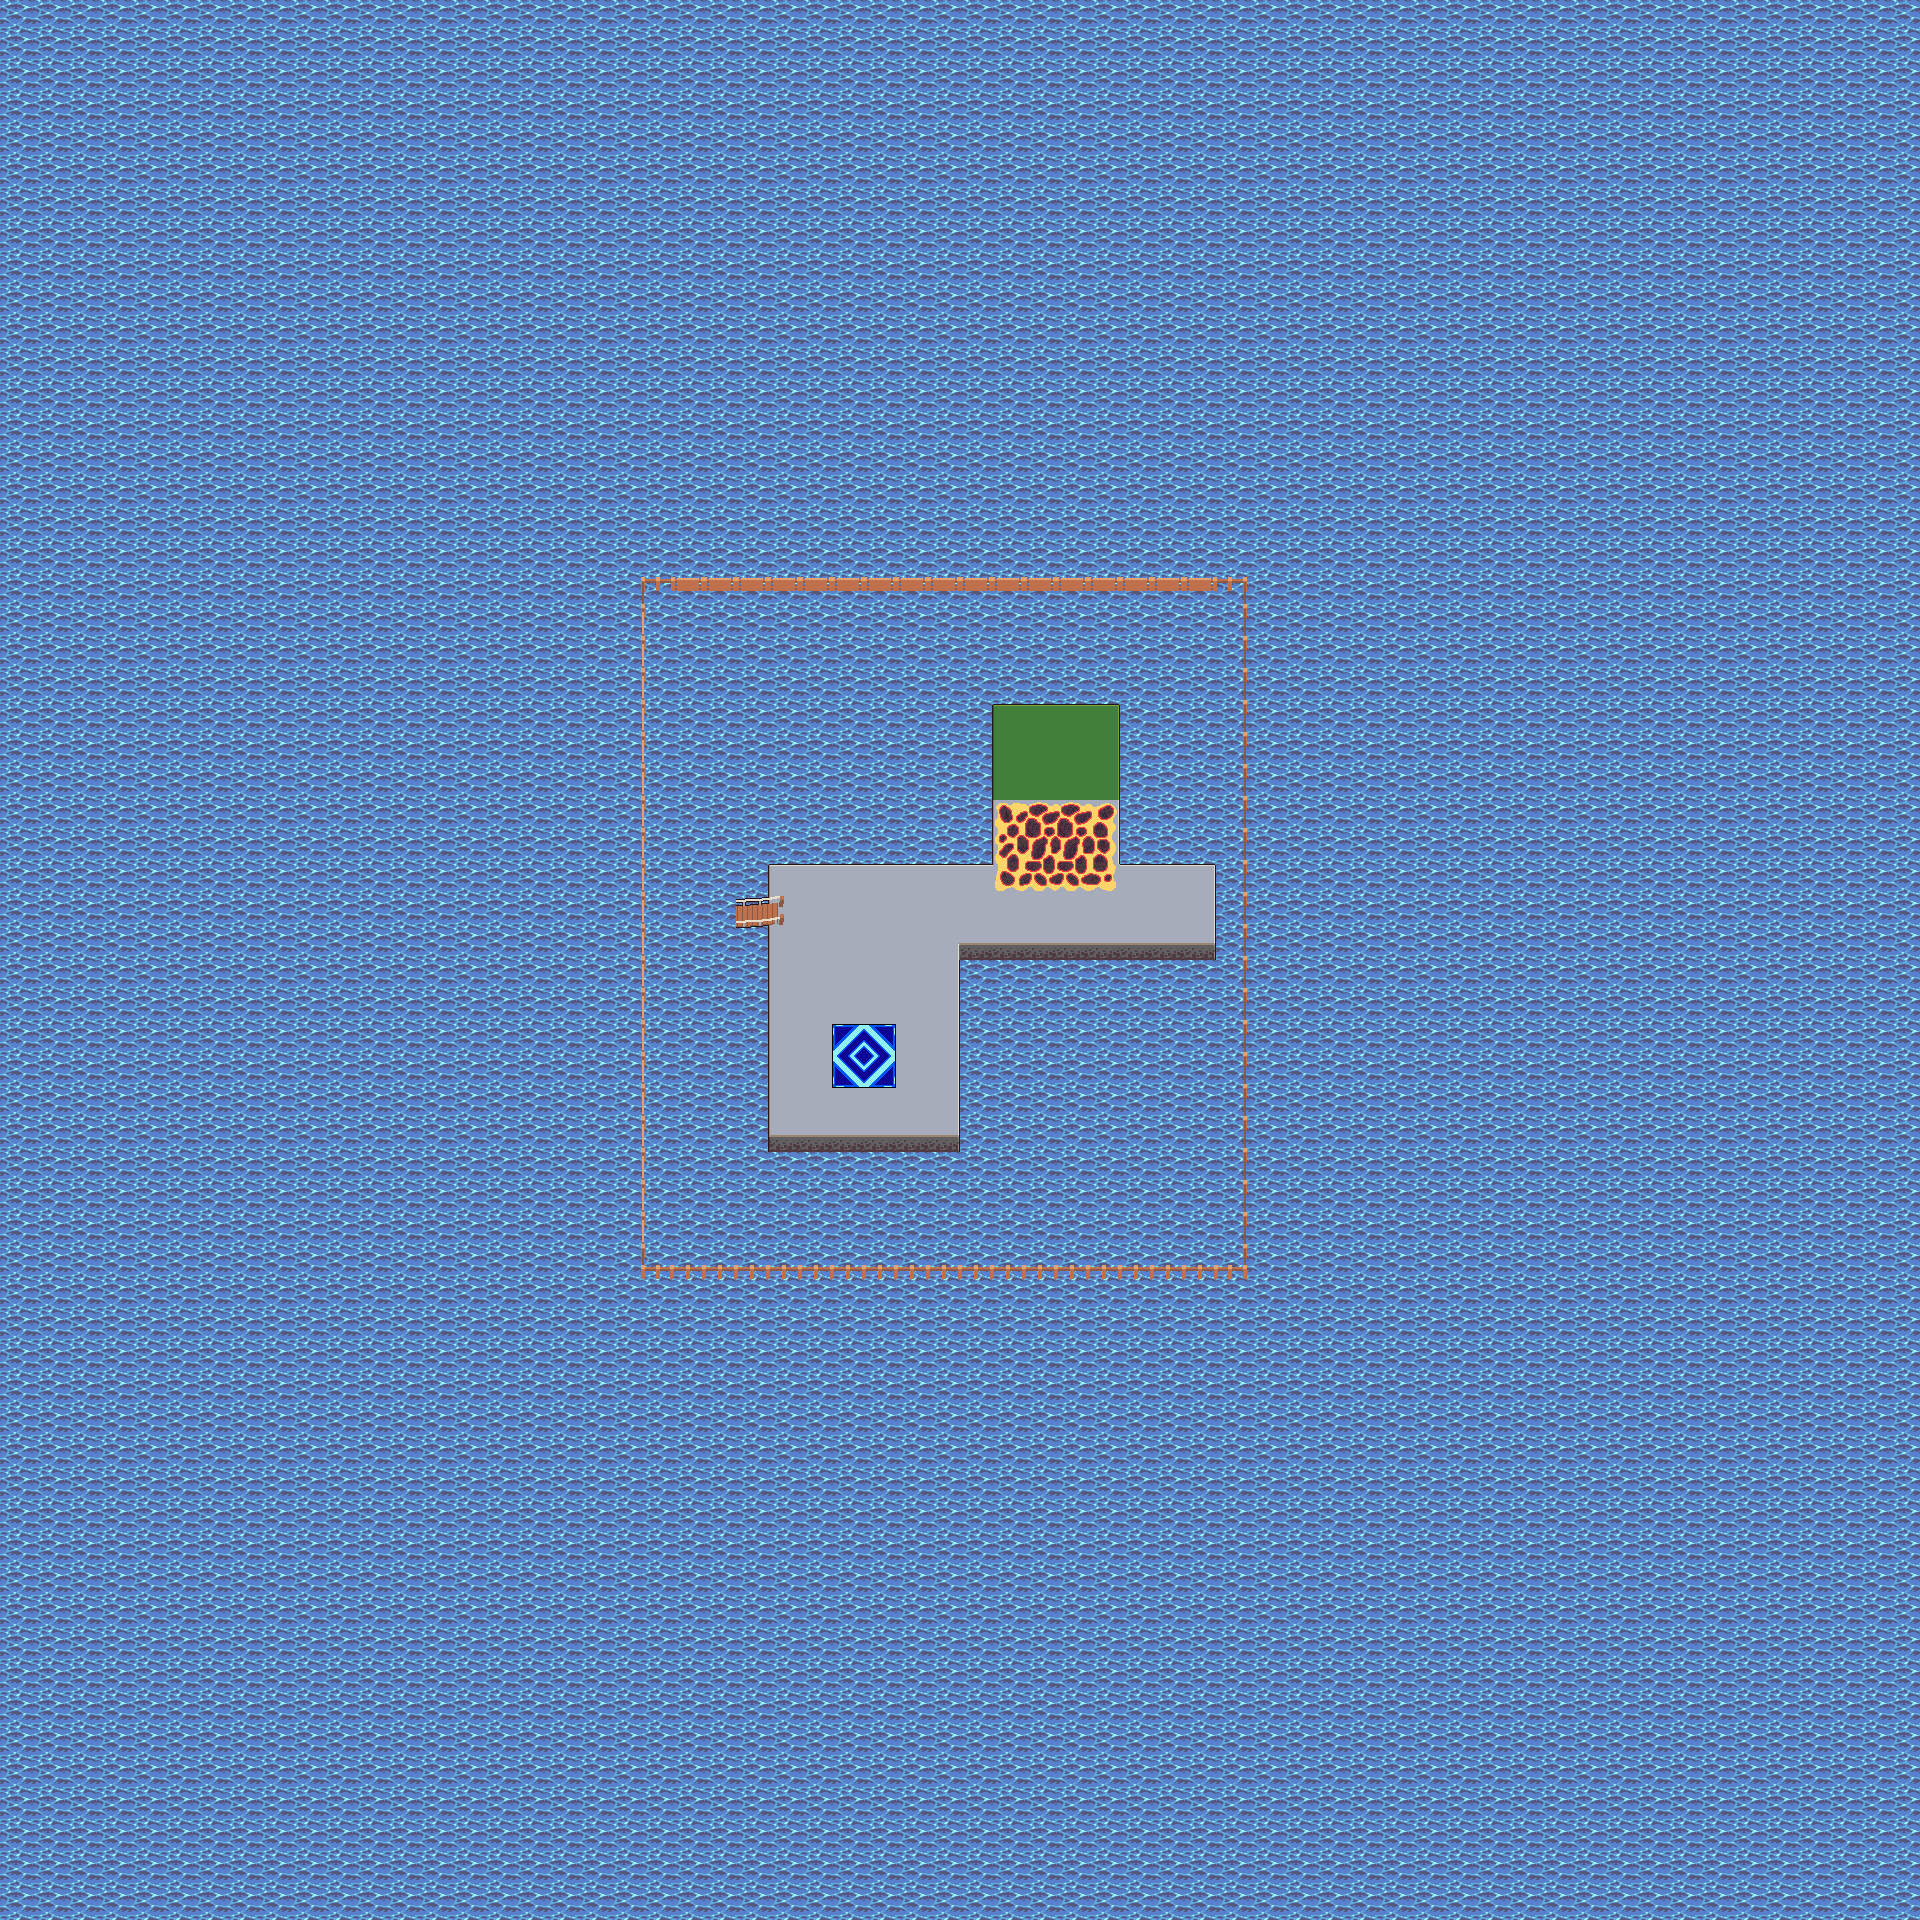

The image is a tile-based game level rendered from a .tmx file. Its description and source (layers, tilesets, objects; grid data summarised) follow:
An orthogonal 60x60 tile map with 32x32 px tiles, 6 tile layers (water, land, lava, borders, ...), 3 tilesets and 67 objects.

<map version="1.10" tiledversion="1.12.2" orientation="orthogonal" renderorder="right-down" width="60" height="60" tilewidth="32" tileheight="32" infinite="0" nextlayerid="26" nextobjectid="116">
 <tileset firstgid="1" name="Map_tiles" tilewidth="32" tileheight="32" tilecount="144" columns="12">
  <image source="../images/Map_tiles.png" width="384" height="384" />
 </tileset>
 <tileset firstgid="145" name="DecorationSet1" tilewidth="32" tileheight="32" tilecount="64" columns="8">
  <image source="../images/Tileset2.png" width="256" height="256" />
 </tileset>
 <tileset firstgid="209" name="DecorationSet2" tilewidth="11" tileheight="8" tilecount="20" columns="0">
  <grid orientation="orthogonal" width="1" height="1" />
  <tile id="6">
   <image source="../images/Grass/2.png" width="5" height="5" />
  </tile>
  <tile id="7">
   <image source="../images/Grass/3.png" width="5" height="3" />
  </tile>
  <tile id="8">
   <image source="../images/Grass/4.png" width="5" height="5" />
  </tile>
  <tile id="9">
   <image source="../images/Grass/5.png" width="3" height="4" />
  </tile>
  <tile id="10">
   <image source="../images/Grass/6.png" width="5" height="5" />
  </tile>
  <tile id="11">
   <image source="../images/Grass/7.png" width="5" height="5" />
  </tile>
  <tile id="12">
   <image source="../images/Grass/8.png" width="8" height="7" />
  </tile>
  <tile id="13">
   <image source="../images/Grass/9.png" width="10" height="7" />
  </tile>
  <tile id="14">
   <image source="../images/Grass/10.png" width="11" height="8" />
  </tile>
  <tile id="15">
   <image source="../images/Grass/1.png" width="4" height="4" />
  </tile>
  <tile id="42">
   <image source="../images/IceDecorations/Grass/4.png" width="5" height="5" />
  </tile>
  <tile id="43">
   <image source="../images/IceDecorations/Grass/5.png" width="3" height="4" />
  </tile>
  <tile id="44">
   <image source="../images/IceDecorations/Grass/6.png" width="5" height="5" />
  </tile>
  <tile id="45">
   <image source="../images/IceDecorations/Grass/7.png" width="5" height="5" />
  </tile>
  <tile id="49">
   <image source="../images/IceDecorations/Grass/1.png" width="4" height="4" />
  </tile>
  <tile id="50">
   <image source="../images/IceDecorations/Grass/2.png" width="5" height="5" />
  </tile>
  <tile id="51">
   <image source="../images/IceDecorations/Grass/3.png" width="5" height="3" />
  </tile>
  <tile id="52">
   <image source="../images/IceDecorations/Grass/8.png" width="8" height="7" />
  </tile>
  <tile id="53">
   <image source="../images/IceDecorations/Grass/9.png" width="10" height="7" />
  </tile>
  <tile id="54">
   <image source="../images/IceDecorations/Grass/10.png" width="11" height="8" />
  </tile>
 </tileset>
 <layer id="4" name="water" width="60" height="60">
  <data>[3600 cells, 3600 non-empty, 1 distinct tile ids]</data>
 </layer>
 <layer id="1" name="land" width="60" height="60">
  <data>[3600 cells, 98 non-empty, 21 distinct tile ids]</data>
 </layer>
 <layer id="21" name="lava" width="60" height="60">
  <data>[3600 cells, 12 non-empty, 9 distinct tile ids]</data>
 </layer>
 <layer id="5" name="borders" width="60" height="60">
  <data>[3600 cells, 78 non-empty, 8 distinct tile ids]</data>
 </layer>
 <layer id="18" name="water_bridges" width="60" height="60">
  <data>[3600 cells, 2 non-empty, 2 distinct tile ids]</data>
 </layer>
 <layer id="6" name="decoration" width="60" height="60">
  <data>[3600 cells, 0 non-empty, 0 distinct tile ids]</data>
 </layer>
 <objectgroup id="24" name="LandZone">
  <object id="80" x="992.667" y="704" width="128.333" height="95.3333" />
 </objectgroup>
 <objectgroup id="23" name="LavaZone">
  <object id="79" x="993.333" y="798.667" width="127.333" height="96.6667" />
 </objectgroup>
 <objectgroup id="20" name="AdvancedKey">
  <object id="50" x="1056" y="750">
   <point />
  </object>
 </objectgroup>
 <objectgroup id="19" name="Box">
  <object id="49" x="702.667" y="952">
   <point />
  </object>
 </objectgroup>
 <objectgroup id="2" name="SpawnPoint">
  <object id="2" x="863.667" y="994.167">
   <point />
  </object>
 </objectgroup>
 <objectgroup id="8" name="WaterZone">
  <object id="69" x="644" y="579.333" width="123.333" height="313.333" />
  <object id="70" x="644.667" y="893.333" width="87.3333" height="44.6667" />
  <object id="71" x="644" y="934.667" width="122" height="331.333" />
  <object id="72" x="764" y="1140" width="484" height="125.333" />
  <object id="73" x="964" y="948.667" width="284" height="316" />
  <object id="75" x="1216" y="573.333" width="30" height="377.333" />
  <object id="76" x="1123.33" y="568" width="111.333" height="294.667" />
  <object id="77" x="744" y="540" width="246" height="322.667" />
  <object id="78" x="937.333" y="523.333" width="186.667" height="176.667" />
 </objectgroup>
 <objectgroup id="9" name="Teleporter">
  <object id="67" x="832" y="1023.5" width="64" height="64.5" />
 </objectgroup>
 <objectgroup id="22" name="LavaButton">
  <object id="64" x="1175.5" y="902">
   <point />
  </object>
 </objectgroup>
 <objectgroup id="11" name="Wall">
  <object id="26" x="640.667" y="1266" width="613.333" height="130" />
  <object id="27" x="1245.33" y="502.333" width="102" height="848.333" />
  <object id="28" x="632" y="502" width="618" height="77.3333" />
  <object id="29" x="564.667" y="501.333" width="78.6667" height="824" />
  <object id="51" x="768.667" y="1135.33" width="191.333" height="4" />
  <object id="53" x="959" y="944.5" width="2.83333" height="194" />
  <object id="54" x="959.5" y="944" width="256.5" height="3.83333" />
  <object id="55" x="1214.5" y="863" width="2.91667" height="84.8333" />
  <object id="56" x="1119.5" y="862.75" width="96.5" height="2.25" />
  <object id="57" x="766.833" y="861.167" width="224.917" height="2.83333" />
  <object id="58" x="765.167" y="861" width="2.83333" height="30" />
  <object id="59" x="765.167" y="932.833" width="4.83333" height="208" />
  <object id="61" x="989.5" y="701.75" width="2" height="162.25" />
  <object id="62" x="989" y="700.5" width="131" height="3" />
  <object id="63" x="1119.5" y="699.5" width="1.75" height="164.5" />
 </objectgroup>
 <objectgroup id="17" name="GroundZone">
  <object id="47" x="770" y="864.667" width="189.5" height="270.833" />
  <object id="65" x="959" y="864" width="255.667" height="80.3333" />
  <object id="66" x="992.333" y="703.667" width="127" height="171.333" />
 </objectgroup>
 <objectgroup id="25" name="Decorations">
  <object id="81" gid="261" x="916.333" y="923.667" width="8" height="7" />
  <object id="82" gid="263" x="803" y="887" width="11" height="8" />
  <object id="83" gid="262" x="813.333" y="985.333" width="10" height="7" />
  <object id="84" gid="261" x="803.333" y="1096.67" width="8" height="7" />
  <object id="85" gid="262" x="930.667" y="1065.33" width="10" height="7" />
  <object id="87" gid="263" x="1129.33" y="929" width="11" height="8" />
  <object id="88" gid="261" x="1044.33" y="910.333" width="8" height="7" />
  <object id="89" gid="262" x="1176.33" y="879.333" width="10" height="7" />
  <object id="90" gid="251" x="909.667" y="992" width="5" height="5" />
  <object id="91" gid="251" x="804.667" y="1043" width="5" height="5" />
  <object id="92" gid="251" x="848" y="925.667" width="5" height="5" />
  <object id="93" gid="251" x="856.667" y="878" width="5" height="5" />
  <object id="94" gid="251" x="1004" y="929.333" width="5" height="5" />
  <object id="95" gid="251" x="975.333" y="887" width="5" height="5" />
  <object id="96" gid="252" x="865.333" y="981.333" width="3" height="4" />
  <object id="97" gid="252" x="799.333" y="942.333" width="3" height="4" />
  <object id="98" gid="252" x="795.333" y="1025.33" width="3" height="4" />
  <object id="99" gid="252" x="937.333" y="944" width="3" height="4" />
  </objectgroup>
</map>
<!-- 15 of 67 objects omitted -->
